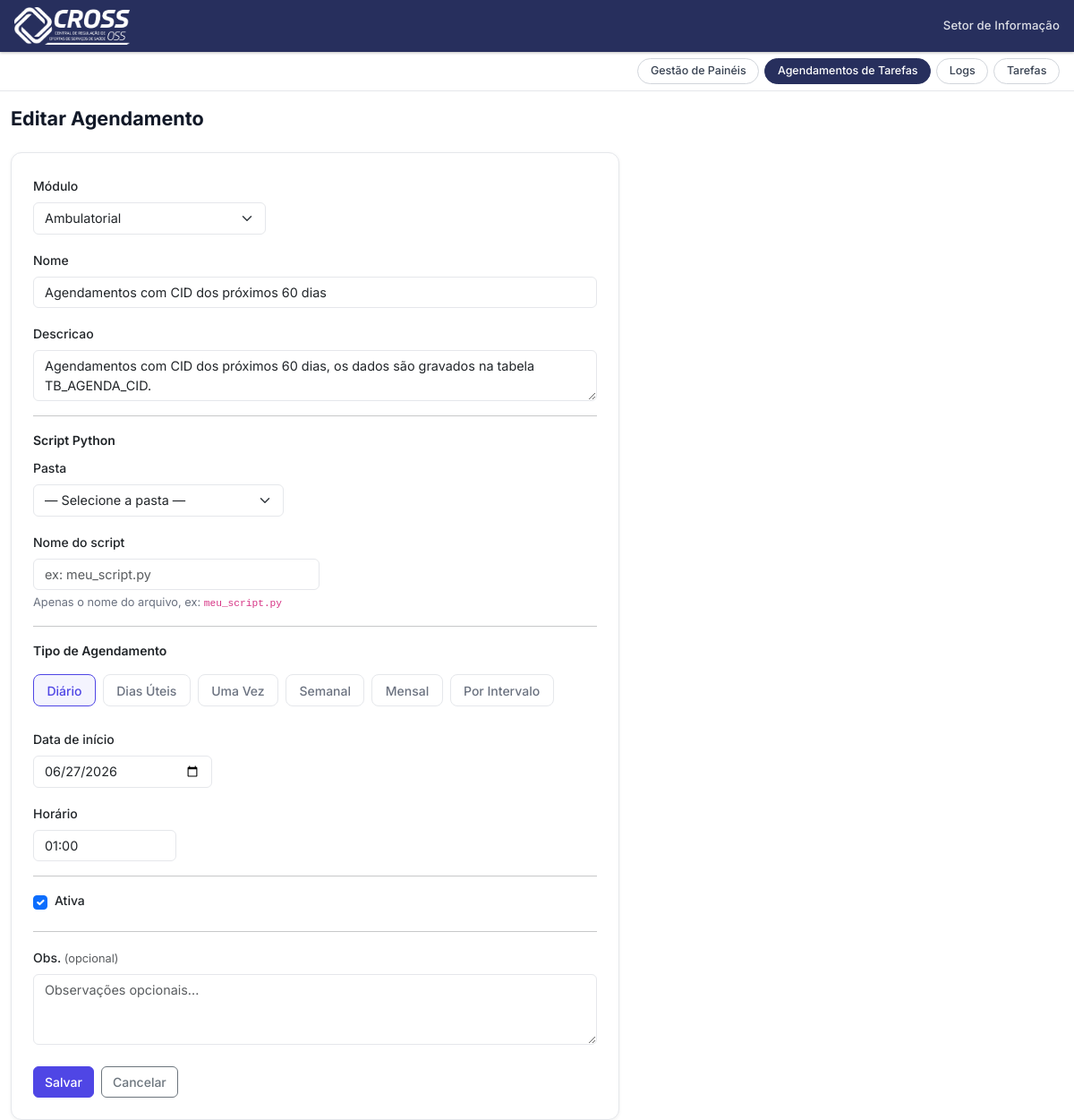
Page /agendador/17/editar/ on the committed database.
### agendador/models.py (models this page shows, shortened)
class TarefaAgendada(models.Model):
    TIPO_CHOICES = [
        ('diario',     'Diário'),
        ('dias_uteis', 'Dias Úteis'),
        ('uma_vez',    'Uma Vez'),
        ('semanal',    'Semanal'),
        ('mensal',     'Mensal'),
        ('intervalo',  'Por Intervalo'),
    ]
    MODULO_CHOICES = [
        ('',                 '— Selecione —'),
        ('ambulatorial',     'Ambulatorial'),
        ('urgencia',         'Urgência'),
        ('leitos_aih',       'Leitos AIH'),
        ('leitos',           'Leitos'),
        ('pre_hospitalar',   'Pré-Hospitalar'),
        ('indicadores',      'Indicadores'),
        ('agendamentos',     'Agendamentos'),
        ('naep',             'NAEP'),
        ('nucleo_oncologia', 'Núcleo de Oncologia'),
        ('oncologia',        'Oncologia'),
    ]
    nome = models.CharField(max_length=200)
    descricao = models.TextField(blank=True)
    modulo = models.CharField(max_length=20, choices=MODULO_CHOICES, blank=True)
    caminho_script = models.CharField(max_length=500)
    argumentos = models.CharField(max_length=500, blank=True)
    tipo_agendamento = models.CharField(max_length=20, choices=TIPO_CHOICES, default='diario')
    horario = models.TimeField(null=True, blank=True)
    data_inicio = models.DateField(null=True, blank=True)
    intervalo_minutos = models.PositiveIntegerField(null=True, blank=True)
    dias_semana = models.CharField(max_length=30, blank=True, default='')   # 'mon,wed,fri'
    repetir_semanas = models.PositiveIntegerField(default=1)
    dias_mes = models.CharField(max_length=100, blank=True, default='')     # '1,15'
    meses_execucao = models.CharField(max_length=50, blank=True, default='*')  # '1,6,12' ou '*'
    observacoes = models.TextField(blank=True)
    ativa = models.BooleanField(default=True)
    criada_em = models.DateTimeField(auto_now_add=True)
    atualizada_em = models.DateTimeField(auto_now=True)
    ultima_execucao = models.DateTimeField(null=True, blank=True)
    class Meta:
        ordering = ['-criada_em']
        verbose_name = 'Tarefa Agendada'
        verbose_name_plural = 'Tarefas Agendadas'

### agendador/views.py (the view)
# urls.py: path('<int:pk>/editar/', views.editar_agendada, name='editar_agendada'),
def editar_agendada(request, pk):
    tarefa = get_object_or_404(TarefaAgendada, pk=pk)
    if request.method == 'POST':
        form = TarefaAgendadaForm(request.POST, instance=tarefa)
        dados_agend, erros_agend = _extrair_agendamento(request.POST)
        if form.is_valid() and not erros_agend:
            tarefa = form.save(commit=False)
            _aplicar_agendamento(tarefa, dados_agend)
            tarefa.save()
            sched.remover(tarefa.pk)
            if tarefa.ativa:
                sched.agendar(tarefa)
            return redirect('lista_agendadas')
    else:
        from pathlib import Path
        partes = Path(tarefa.caminho_script).parts if tarefa.caminho_script else []
        initial = {}
        if len(partes) >= 3:
            initial['pasta_script'] = partes[1]
            initial['nome_script'] = partes[2]
        form = TarefaAgendadaForm(instance=tarefa, initial=initial)
        dados_agend = {}
        erros_agend = {}
    intervalo_valor, intervalo_unidade = _intervalo_para_display(tarefa.intervalo_minutos)
    return render(request, 'agendador/form.html', {
        **CONTEXTO_FORM,
        'form': form,
        'tarefa': tarefa,
        'titulo': 'Editar Agendamento',
        'dados_agend': dados_agend,
        'erros_agend': erros_agend,
        'intervalo_valor': intervalo_valor,
        'intervalo_unidade': intervalo_unidade,
    })

### agendador/forms.py (called while the page is built)
def _pasta_choices():
    scripts_dir = settings.BASE_DIR / 'scripts'
    if not scripts_dir.exists():
        return [('', '— Selecione a pasta —')]
    pastas = sorted(p.name for p in scripts_dir.iterdir() if p.is_dir() and not p.name.startswith('.'))
    return [('', '— Selecione a pasta —')] + [(p, p) for p in pastas]

### agendador/views.py (called while the page is built)
def _intervalo_para_display(minutos):
    if minutos and minutos % 60 == 0:
        return minutos // 60, 'horas'
    return minutos or 30, 'minutos'

### agendador/templates/agendador/form.html (shortened to what this page needs)
{% extends 'base.html' %}
{% block nav_agendador %}active{% endblock %}
{% block content %}
<h2 class="mb-4">{{ titulo }}</h2>
<div class="card p-4" style="max-width:680px;">
<form method="post" id="form-agendamento">
    <div class="mb-3">
        <label class="form-label">Módulo</label>
        {{ form.modulo }}
    </div>
    <div class="mb-3">
        <label class="form-label">{{ form.nome.label }}</label>
        {{ form.nome }}
    </div>
    <div class="mb-3">
        <label class="form-label">{{ form.descricao.label }}</label>
        {{ form.descricao }}
    </div>
    <hr class="my-3">
    <p class="fw-semibold mb-2" style="font-size:.875rem;">Script Python</p>
    <div class="mb-3">
        <label class="form-label">Pasta</label>
        {{ form.pasta_script }}
    </div>
    <div class="mb-3">
        <label class="form-label">Nome do script</label>
        {{ form.nome_script }}
        <div class="form-text">Apenas o nome do arquivo, ex: <code>meu_script.py</code></div>
    </div>
    <hr class="my-3">
    <p class="fw-semibold mb-3" style="font-size:.875rem;">Tipo de Agendamento</p>
    <div class="d-flex flex-wrap gap-2 mb-4" id="div-tipos">
        {% for val, label in tipos %}
        <label class="tipo-label" id="label-tipo-{{ val }}">
            {{ label }}
        </label>
        {% endfor %}
    </div>
    <div class="mb-3" id="div-data">
        <label class="form-label" id="label-data">Data de início</label>
        <input type="date" name="data_inicio" id="input-data" class="form-control" style="max-width:200px;"
            value="{% if tarefa and tarefa.data_inicio %}{{ tarefa.data_inicio|date:'Y-m-d' }}{% endif %}">
    </div>
    <div class="mb-3" id="div-horario">
        <label class="form-label" id="label-horario">Horário</label>
        <input type="text" name="horario" id="input-horario" class="form-control" style="max-width:160px;"
            placeholder="HH:MM" maxlength="5"
            value="{% if tarefa and tarefa.horario %}{{ tarefa.horario|time:'H:i' }}{% else %}08:00{% endif %}">
    </div>
    <hr class="my-3">
    <div class="mb-4 d-flex align-items-center gap-2">
        {{ form.ativa }}
        <label class="form-label mb-0">{{ form.ativa.label }}</label>
    </div>
    <hr class="my-3">
    <div class="mb-4">
        <label class="form-label">Obs. <span class="text-muted fw-normal" style="font-size:.8rem;">(opcional)</span></label>
        {{ form.observacoes }}
    </div>
    <div class="d-flex gap-2">
        <button type="submit" class="btn btn-primary">Salvar</button>
        <a href="{% url 'lista_agendadas' %}" class="btn btn-outline-secondary">Cancelar</a>
    </div>
</form>
</div>
{% endblock %}

### agendador/templates/agendador/form.html (style rules this page uses)
.tipo-label { display: inline-flex; align-items: center; padding: .4rem .9rem; border: 1.5px solid var(--cor-borda); border-radius: .5rem; cursor: pointer; font-size: .875rem; font-weight: 500; color: var(--cor-texto-suave); transition: border-color .15s, color .15s, background .15s; user-select: none; }
.tipo-label.selecionado { border-color: var(--cor-primaria); color: var(--cor-primaria); background: rgba(79,70,229,.06); }

### rows in the picture
TarefaAgendada: modulo "Ambulatorial", nome "Agendamentos com CID dos próximos 60 dias", descricao "Agendamentos com CID dos próximos 60 dias, os dados são gravados na tabela TB_AGENDA_CID.", data_inicio "06/27/2026", horario "01:00", ativa "☑"

### other values in the picture
{{ titulo }} "Editar Agendamento"
{{ label }} "Diário" "Dias Úteis" "Uma Vez" "Semanal" "Mensal" "Por Intervalo"
